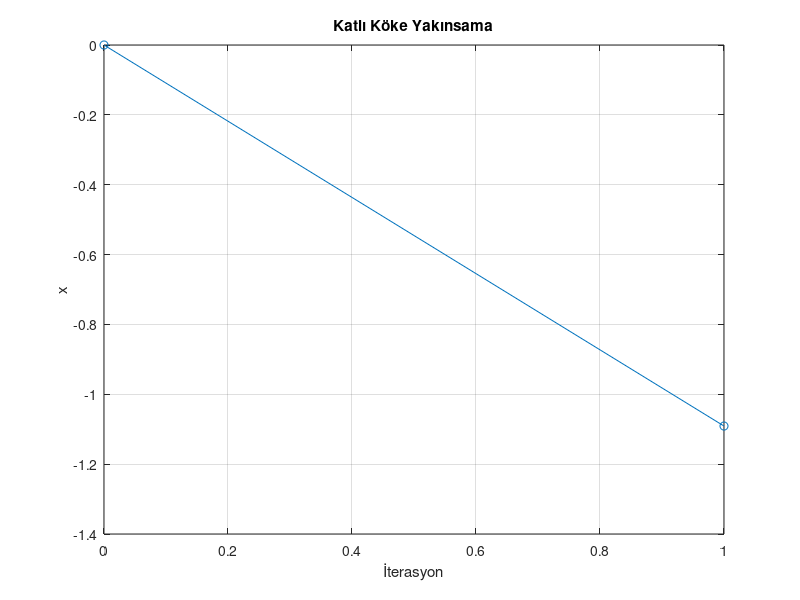
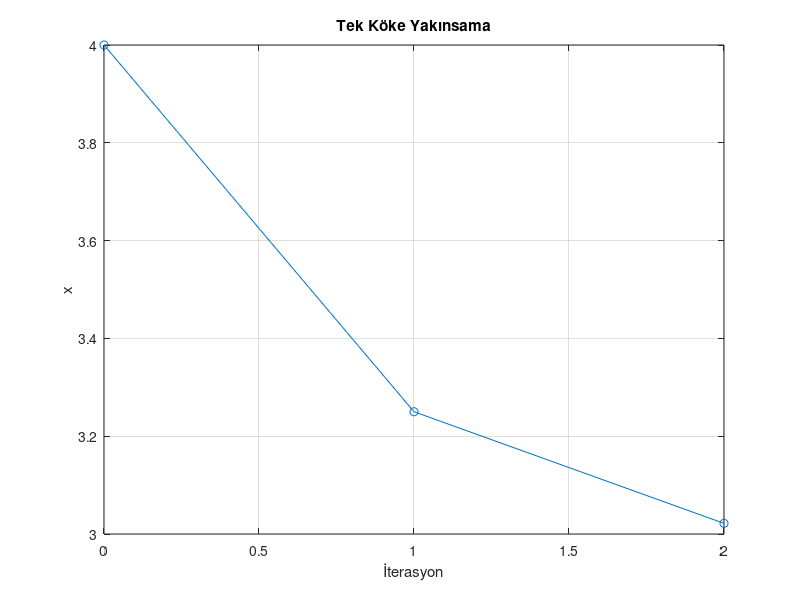

These charts were generated, in order, by the following MATLAB code:
tolerans = input('Hata toleransını girin (örn: 1e-6): ');

f = @(x) x.^3 + x.^2 - 8*x - 12;
df = @(x) 3*x.^2 + 2*x - 8;
ddf = @(x) 6*x + 2;

% düzeltilmiş newton-raphson
function [root, iterations] = modified_newton(f, df, ddf, x0, tolerans, max_iter)
    iterations = [x0];
    for k = 1:max_iter
        x = iterations(end);
        fx = f(x);
        dfx = df(x);
        ddfx = ddf(x);
        pay = fx * dfx;
        payda = dfx^2 - fx * ddfx;
        if abs(payda) < 1e-12
            error('Payda sıfır!');
        end
        x_new = x - pay / payda;
        iterations = [iterations; x_new];
        if abs(f(x_new)) < tolerans
            break;
        end
    end
    root = x_new;
end

% standart newton-raphson
function [root, iterations] = standard_newton(f, df, x0, tolerans, max_iter)
    iterations = [x0];
    for k = 1:max_iter
        x = iterations(end);
        fx = f(x);
        dfx = df(x);
        if dfx == 0
            error('Türev sıfır!');
        end
        x_new = x - fx / dfx;
        iterations = [iterations; x_new];
        if abs(f(x_new)) < tolerans
            break;
        end
    end
    root = x_new;
end

% katlı kök (x0=0):
[root_mult, iter_mult] = modified_newton(f, df, ddf, 0, tolerans, 100);

% tek kök (x0=4):
[root_single, iter_single] = standard_newton(f, df, 4, tolerans, 100);

fprintf('Katlı kök: x = %.8f\n', root_mult);
fprintf('Tek kök: x = %.8f\n', root_single);

% grafikler:
figure;
plot(0:length(iter_mult)-1, iter_mult, '-o');
xlabel('İterasyon');
ylabel('x');
title('Katlı Köke Yakınsama');
grid on;

figure;
plot(0:length(iter_single)-1, iter_single, '-o');
xlabel('İterasyon');
ylabel('x');
title('Tek Köke Yakınsama');
grid on;
